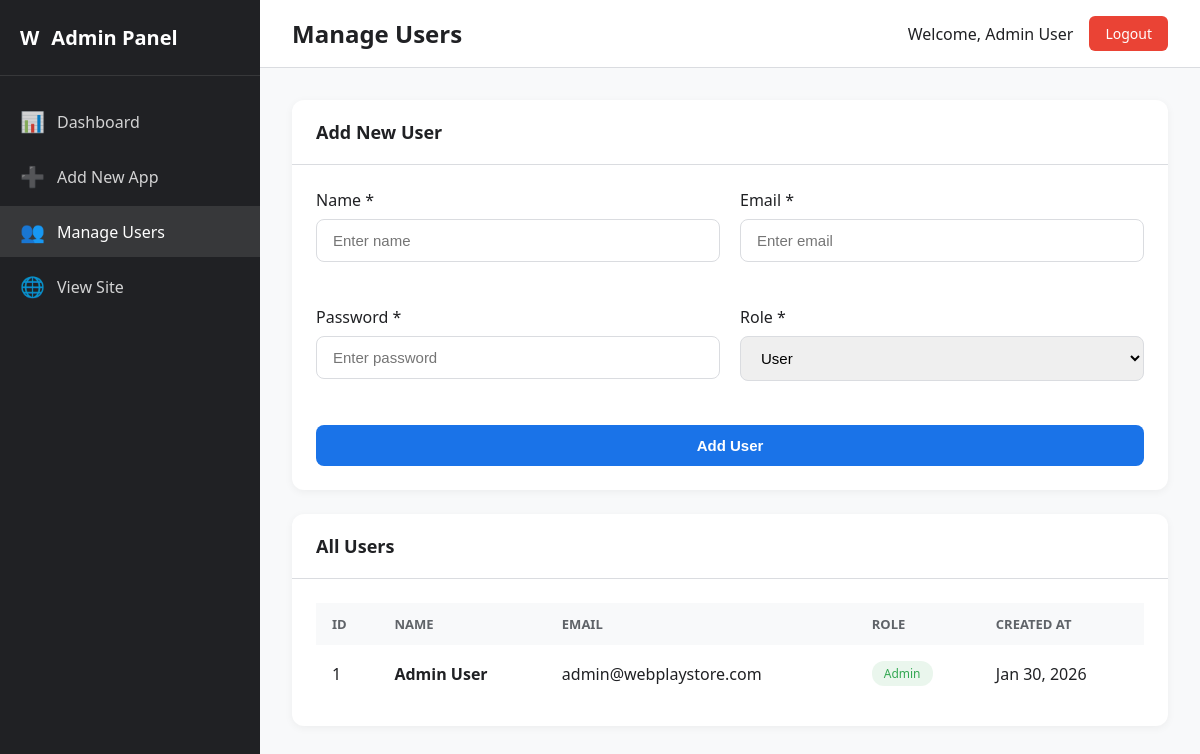
The page /admin/manage-users.php (signed in) on the database its author committed.
### tables this page shows
CREATE TABLE IF NOT EXISTS users (
    id INT(11) NOT NULL AUTO_INCREMENT,
    name VARCHAR(100) NOT NULL,
    email VARCHAR(150) NOT NULL UNIQUE,
    password VARCHAR(255) NOT NULL,
    role ENUM('admin', 'user') NOT NULL DEFAULT 'user',
    created_at TIMESTAMP NOT NULL DEFAULT CURRENT_TIMESTAMP,
    PRIMARY KEY (id),
    INDEX idx_email (email),
    INDEX idx_role (role)
);

### includes/auth.php (called while the page is built, shortened)
<?php
function getAdminName() {
    return isset($_SESSION['admin_name']) ? $_SESSION['admin_name'] : 'Admin';
}
?>

### admin/manage-users.php (the view, shortened to what this page needs)
<?php
require_once '../includes/db.php';
require_once '../includes/auth.php';
$query = "SELECT * FROM users ORDER BY created_at DESC";
$result = mysqli_query($conn, $query);
$users = array();
if ($result) {
    while ($row = mysqli_fetch_assoc($result)) {
        $users[] = $row;
    }
}
?>
<!DOCTYPE html>
<html lang="en">
<head>
    <link rel="stylesheet" href="assets/admin.css">
</head>
<body>
    <div class="admin-wrapper">
        <aside class="sidebar">
            <div class="sidebar-header">
                <div class="sidebar-logo">
                    <div class="logo-icon">W</div>
                    <span>Admin Panel</span>
                </div>
            </div>
            <ul class="sidebar-menu">
                <li>
                    <a href="dashboard.php">
                        <span class="icon">📊</span>
                        <span>Dashboard</span>
                    </a>
                </li>
                <li>
                    <a href="add-app.php">
                        <span class="icon">➕</span>
                        <span>Add New App</span>
                    </a>
                </li>
                <li>
                    <a href="manage-users.php" class="active">
                        <span class="icon">👥</span>
                        <span>Manage Users</span>
                    </a>
                </li>
                <li>
                    <a href="../index.php" target="_blank">
                        <span class="icon">🌐</span>
                        <span>View Site</span>
                    </a>
                </li>
            </ul>
        </aside>
        <main class="main-content">
            <div class="topbar">
                <h1 class="topbar-title">Manage Users</h1>
                <div class="topbar-user">
                    <span class="user-name">Welcome, <?php echo htmlspecialchars(getAdminName()); ?></span>
                    <a href="logout.php" class="btn-logout">Logout</a>
                </div>
            </div>
            <div class="content">
                <div class="card mb-24">
                    <div class="card-header">
                        <h2 class="card-title">Add New User</h2>
                    </div>
                    <div class="card-body">
                        <form method="POST" action="">
                            <div class="form-row">
                                <div class="form-group">
                                    <label for="name" class="form-label">Name *</label>
                                    <input
                                        type="text"
                                        id="name"
                                        name="name"
                                        class="form-input"
                                        placeholder="Enter name"
                                        required
                                    >
                                </div>
                                <div class="form-group">
                                    <label for="email" class="form-label">Email *</label>
                                    <input
                                        type="email"
                                        id="email"
                                        name="email"
                                        class="form-input"
                                        placeholder="Enter email"
                                        required
                                    >
                                </div>
                            </div>
                            <div class="form-row">
                                <div class="form-group">
                                    <label for="password" class="form-label">Password *</label>
                                    <input
                                        type="password"
                                        id="password"
                                        name="password"
                                        class="form-input"
                                        placeholder="Enter password"
                                        required
                                    >
                                </div>
                                <div class="form-group">
                                    <label for="role" class="form-label">Role *</label>
                                    <select id="role" name="role" class="form-input" required>
                                        <option value="user">User</option>
                                    </select>
                                </div>
                            </div>
                            <button type="submit" name="add_user" class="btn btn-primary">Add User</button>
                        </form>
                    </div>
                </div>
                <div class="card">
                    <div class="card-header">
                        <h2 class="card-title">All Users</h2>
                    </div>
                    <div class="card-body">
                        <?php if (!empty($users)): ?>
                            <div class="table-responsive">
                                <table>
                                    <thead>
                                        <tr>
                                            <th>ID</th>
                                            <th>Name</th>
                                            <th>Email</th>
                                            <th>Role</th>
                                            <th>Created At</th>
                                        </tr>
                                    </thead>
                                    <tbody>
                                        <?php foreach ($users as $user): ?>
                                            <tr>
                                                <td><?php echo $user['id']; ?></td>
                                                <td><strong><?php echo htmlspecialchars($user['name']); ?></strong></td>
                                                <td><?php echo htmlspecialchars($user['email']); ?></td>
                                                <td>
                                                    <span class="badge badge-<?php echo $user['role'] === 'admin' ? 'success' : 'primary'; ?>">
                                                        <?php echo ucfirst($user['role']); ?>
                                                    </span>
                                                </td>
                                                <td><?php echo date('M d, Y', strtotime($user['created_at'])); ?></td>
                                            </tr>
                                        <?php endforeach; ?>
                                    </tbody>
                                </table>
                            </div>
                        <?php else: ?>
                            <p class="text-center text-muted">No users found</p>
                        <?php endif; ?>
                    </div>
                </div>
            </div>
        </main>
    </div>
</body>
</html>

### admin/assets/admin.css (style rules this page uses)
* { margin: 0; padding: 0; box-sizing: border-box; }
:root { --primary: #1a73e8; --primary-dark: #1557b0; --success: #34a853; --danger: #ea4335; --warning: #fbbc04; --dark: #202124; --gray: #5f6368; --light-gray: #dadce0; --bg-light: #f8f9fa; --white: #ffffff; --sidebar-width: 260px; }
body { font-family: 'Segoe UI', Tahoma, Geneva, Verdana, sans-serif; background-color: var(--bg-light); color: var(--dark); }
.form-group { margin-bottom: 24px; }
.form-label { display: block; margin-bottom: 8px; font-weight: 500; color: var(--dark); }
.form-input { width: 100%; padding: 12px 16px; border: 1px solid var(--light-gray); border-radius: 8px; font-size: 15px; transition: all 0.3s; }
.btn { padding: 12px 24px; border: none; border-radius: 8px; font-size: 15px; font-weight: 600; cursor: pointer; transition: all 0.3s; text-align: center; display: inline-block; text-decoration: none; }
.btn-primary { background-color: var(--primary); color: white; width: 100%; }
.admin-wrapper { display: flex; min-height: 100vh; }
.sidebar { width: var(--sidebar-width); background-color: var(--dark); color: white; position: fixed; height: 100vh; overflow-y: auto; }
.sidebar-header { padding: 24px 20px; border-bottom: 1px solid rgba(255,255,255,0.1); }
.sidebar-logo { font-size: 20px; font-weight: 700; color: white; display: flex; align-items: center; gap: 12px; }
.sidebar-menu { list-style: none; padding: 20px 0; }
.sidebar-menu li { margin-bottom: 4px; }
.sidebar-menu a { display: flex; align-items: center; gap: 12px; padding: 12px 20px; color: rgba(255,255,255,0.8); text-decoration: none; transition: all 0.3s; }
.sidebar-menu a:hover, .sidebar-menu a.active { background-color: rgba(255,255,255,0.1); color: white; }
.sidebar-menu .icon { font-size: 20px; }
.main-content { flex: 1; margin-left: var(--sidebar-width); background-color: var(--bg-light); }
.topbar { background-color: var(--white); padding: 16px 32px; border-bottom: 1px solid var(--light-gray); display: flex; align-items: center; justify-content: space-between; }
.topbar-title { font-size: 24px; font-weight: 600; }
.topbar-user { display: flex; align-items: center; gap: 16px; }
.user-name { font-weight: 500; }
.btn-logout { padding: 8px 16px; background-color: var(--danger); color: white; border: none; border-radius: 6px; cursor: pointer; font-size: 14px; text-decoration: none; display: inline-block; }
.content { padding: 32px; }
.card { background-color: var(--white); border-radius: 12px; box-shadow: 0 2px 8px rgba(0,0,0,0.05); margin-bottom: 24px; }
.card-header { padding: 20px 24px; border-bottom: 1px solid var(--light-gray); display: flex; align-items: center; justify-content: space-between; }
.card-title { font-size: 18px; font-weight: 600; }
.card-body { padding: 24px; }
.table-responsive { overflow-x: auto; }
table { width: 100%; border-collapse: collapse; }
thead { background-color: var(--bg-light); }
th { padding: 12px 16px; text-align: left; font-weight: 600; color: var(--gray); font-size: 13px; text-transform: uppercase; }
td { padding: 16px; border-bottom: 1px solid var(--light-gray); }
tr:last-child td { border-bottom: none; }
.badge { display: inline-block; padding: 4px 12px; border-radius: 12px; font-size: 12px; font-weight: 500; }
.badge-success { background-color: rgba(52,168,83,0.1); color: var(--success); }
.form-row { display: grid; grid-template-columns: repeat(auto-fit, minmax(250px, 1fr)); gap: 20px; margin-bottom: 20px; }
.mb-24 { margin-bottom: 24px; }

### rows shown on the page
users: id "1", name "Admin User", email "admin@webplaystore.com", role "Admin", created_at "Jan 30, 2026"

### other values the page prints
getAdminName() "Admin User"
